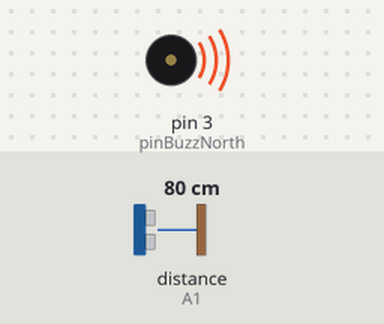
The sketch below on a simulated Arduino Uno, built with avr-gcc and run on an emulated ATmega328P. Parts: buzzer (waves = sounding). Wiring (inferred from the names in the program): ultrasonic range finder: trigger A0; echo A1. Inputs (shaded band) come from the test bench; at power-on: distance to the obstacle (sensor on A1) 80 cm. What the sketch prints to the serial monitor is not drawn.

Above: at 1.2 s.
1.3 s: distance to the obstacle (sensor on A1) set to 2 cm
4.3 s: distance to the obstacle (sensor on A1) set to 9 cm
Timing chart, 0 to 7.3 s (numbered marks = the images above; inputs shaded):
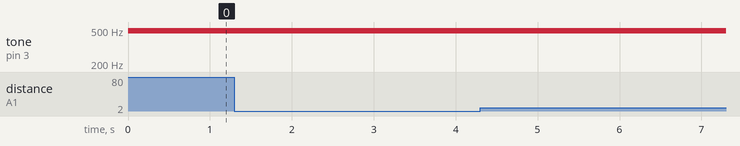

The sketch:

ULTRA_SENSE_Mk02_02.ino
```cpp
int counter = 0;
bool countOn = true;
int ping;
int pwmNorth = 0;
int intDistance;


#define modNo               5
#define pinBuzzNorth        3
#define pinTriggerNorth     A0
#define pinReadNorth        A1
#define maxRange            300


void setup() {
  pinMode(pinTriggerNorth, OUTPUT);
  pinMode(pinReadNorth, INPUT);
  Serial.begin(9600);
  digitalWrite(pinTriggerNorth, LOW);

  }


void loop() {
  intDistance = distance();
  pwmNorth = 255/sqrt(intDistance/modNo);
  if (pwmNorth > 255){pwmNorth = 255;}
  if (intDistance > maxRange) {pwmNorth = 0;}
  analogWrite(pinBuzzNorth, pwmNorth);
  Serial.print(pwmNorth);
  Serial.print("PWM, ");
  Serial.print(distance());
  Serial.println("cm");
}


float distance(){
  digitalWrite(pinTriggerNorth, HIGH);
  delayMicroseconds(10);
  digitalWrite(pinTriggerNorth, LOW);
  countOn = true;
  while (digitalRead(pinReadNorth)==LOW){delayMicroseconds(1);}
  while (digitalRead(pinReadNorth)){
    counter++;
    delayMicroseconds(57);
    }
    ping = counter;
    counter = 0;
    return ping;
  }
```

Measured:
- after the input at 1.3 s, every drawn part: stays the same
- after the input at 4.3 s, every drawn part: stays the same
